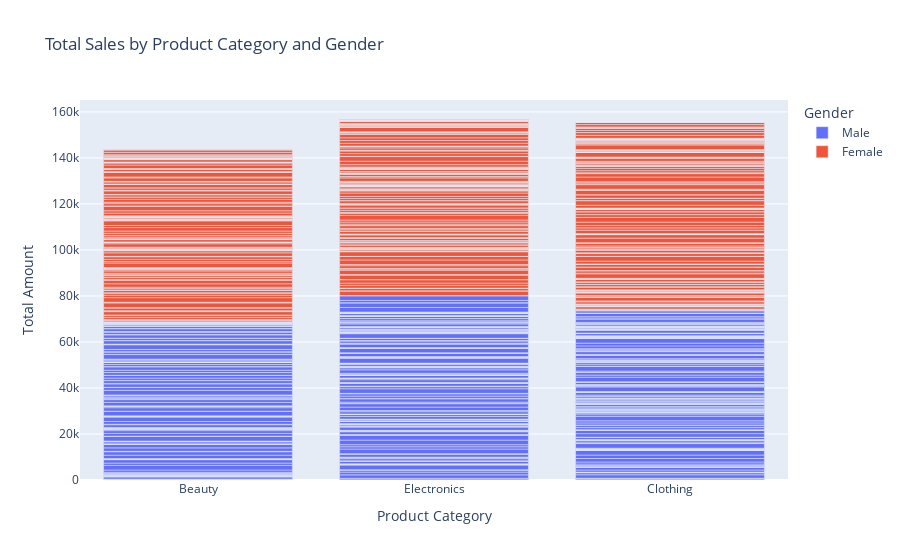

Notebook code for this chart:
### Markdown cell above
## Building Visualization Tools and Dashboards

### Code cell
import plotly.express as px

fig = px.bar(data, x='Product Category', y='Total Amount', color='Gender', title='Total Sales by Product Category and Gender')
fig.show()

### Figure 1 — Plotly figure (JSON) as saved in the notebook; plotly's stock layout.template omitted (floating-point values rounded to 4 significant figures; data arrays with more than 128 entries replaced by an {"elided": "..."} marker saying what was removed)
{"data": [{"alignmentgroup": "True", "hovertemplate": "Gender=Male<br>Product Category=%{x}<br>Total Amount=%{y}<extra></extra>", "legendgroup": "Male", "marker": {"color": "#636efa", "pattern": {"shape": ""}}, "name": "Male", "offsetgroup": "Male", "orientation": "v", "showlegend": true, "textposition": "auto", "type": "bar", "x": {"elided": "490 str values"}, "xaxis": "x", "y": {"elided": "490 int values"}, "yaxis": "y"}, {"alignmentgroup": "True", "hovertemplate": "Gender=Female<br>Product Category=%{x}<br>Total Amount=%{y}<extra></extra>", "legendgroup": "Female", "marker": {"color": "#EF553B", "pattern": {"shape": ""}}, "name": "Female", "offsetgroup": "Female", "orientation": "v", "showlegend": true, "textposition": "auto", "type": "bar", "x": {"elided": "510 str values"}, "xaxis": "x", "y": {"elided": "510 int values"}, "yaxis": "y"}], "layout": {"barmode": "relative", "legend": {"title": {"text": "Gender"}, "tracegroupgap": 0}, "title": {"text": "Total Sales by Product Category and Gender"}, "xaxis": {"anchor": "y", "domain": [0, 1], "title": {"text": "Product Category"}}, "yaxis": {"anchor": "x", "domain": [0, 1], "title": {"text": "Total Amount"}}}}
